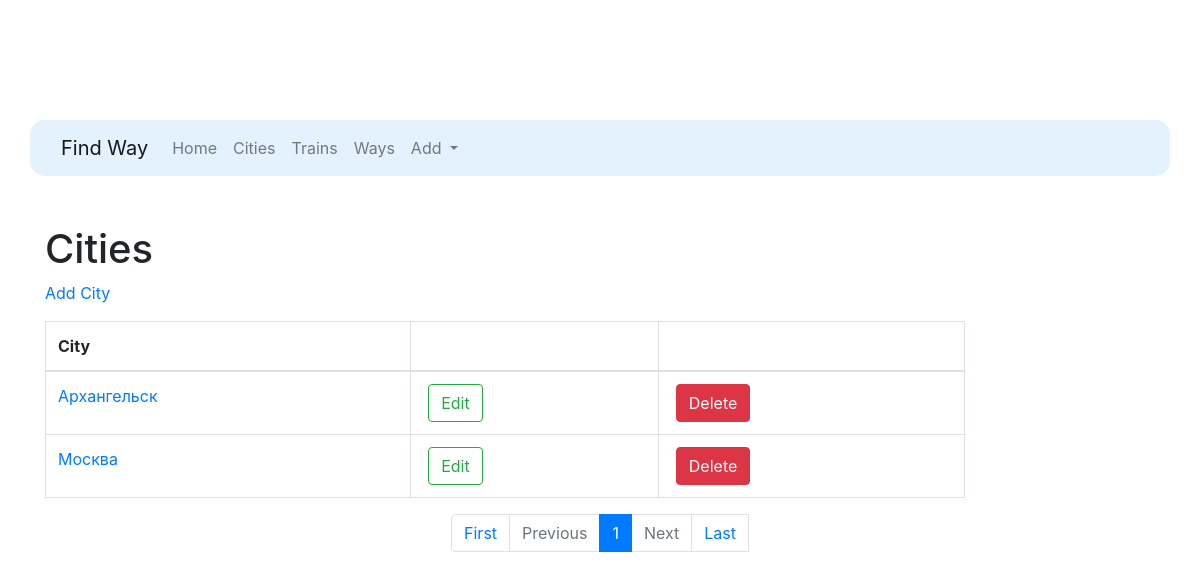
The app's page /cities/, older data.
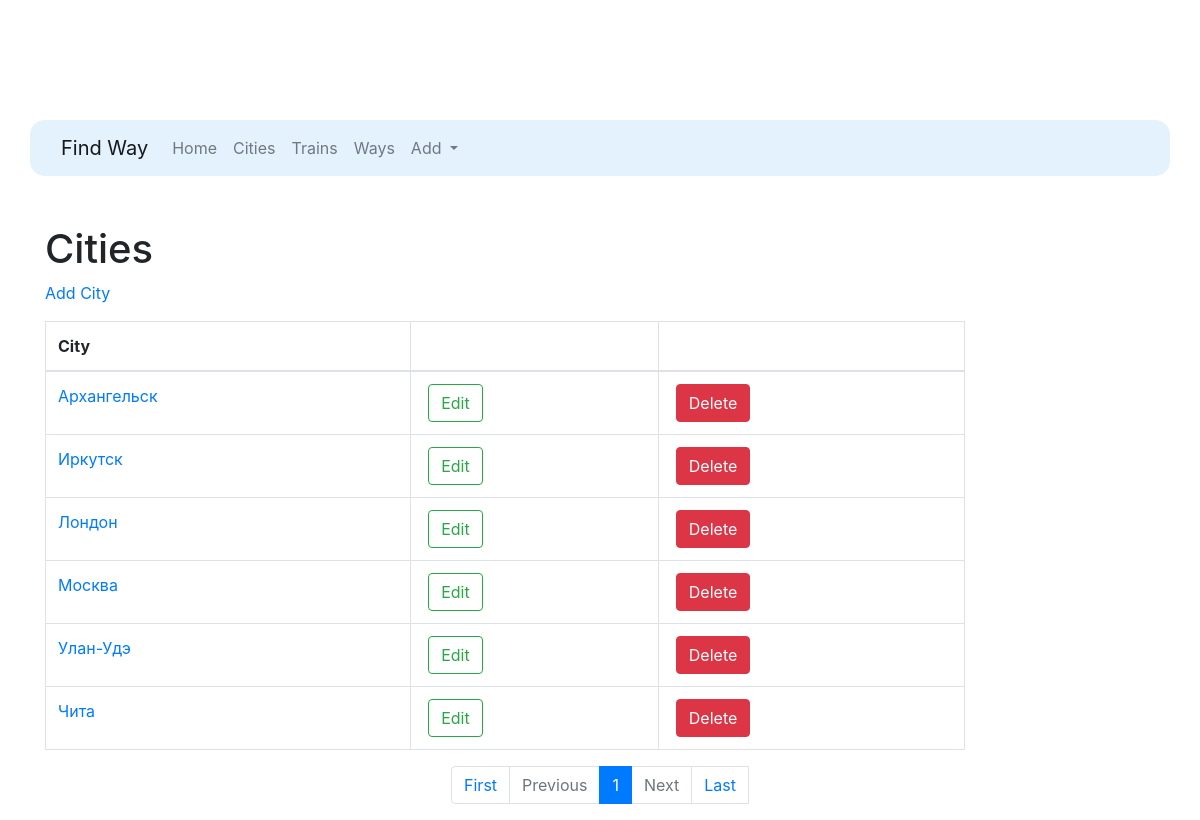
The same page, newer data.
### find_way/models.py (models this page shows, shortened)
class City(models.Model):
    name = models.CharField(max_length=70, unique=True, verbose_name="City")
    class Meta:
        verbose_name = "City"
        verbose_name_plural = "Cities"
        ordering = ['name']

### find_way/views.py (the view)
# urls.py: path('cities/', CityListView.as_view(), name="cities"),
class CityListView(ListView):
    paginate_by = 100
    model = City
    template_name = 'cities.html'

### templates/cities.html (shortened to what this page needs)
{% extends 'base.html' %}
{% block content %}
    <h1>Cities</h1>
    <p>
        <a href="{% url 'create' %}">Add City</a>
    </p>
    <div class="row">
        <div class="div col-md-10">
            <table class="table table-bordered">
                <thead>
                <tr>
                    <th scope="col">City</th>
                    <th scope="col"></th>
                    <th scope="col"></th>
                </tr>
                </thead>
                {% for object in page_obj %}
                    <tr>
                        <td>
                            <a href="{% url 'detail' pk=object.pk %}">{{ object.name }}</a>
                        </td>
                        <td>
                            <a href="{% url 'update' pk=object.pk %}">
                                <button class="btn btn-outline-success" type="submit"
                                        style="height: 5%; margin-left: 5px">Edit
                                </button>
                            </a>
                        </td>
                        <td>
                            <a href="{% url 'delete' pk=object.pk %}">
                                <button class="btn btn-danger" type="submit"
                                        style="height: 5%; margin-left: 5px">Delete
                                </button>
                            </a>
                        </td>
                    </tr>
                {% endfor %}
            </table>
        </div>
    </div>
    <nav aria-label="Page navigation example">
        <ul class="pagination justify-content-center">
            <li class="page-item">
                <a class="page-link" href="?page=1">First</a>
            </li>
            {% if page_obj.has_previous %}
                <li class="page-item">
                    <a class="page-link" href="?page={{ page_obj.previous_page_number }}">Previous</a>
                </li>
            {% else %}
                <li class="page-item disabled">
                    <a class="page-link" href="#" tabindex="-1" aria-disabled="true">Previous</a>
                </li>
            {% endif %}
            {% for i in page_obj.paginator.page_range %}
                {% if page_obj.number == i %}
                    <li class="page-item active" aria-current="page">
              <span class="page-link">
                {{ i }}
              </span>
                    </li>
                {% elif i > page_obj.number|add:'-5' and i < page_obj.number|add:'5' %}
                    <li class="page-item"><a class="page-link" href="?page={{ i }}">{{ i }}</a></li>
                {% endif %}
            {% endfor %}
            {% if page_obj.has_next %}
                <li class="page-item">
                    <a class="page-link" href="?page={{ page_obj.next_page_number }}">Next</a>
                </li>
            {% else %}
                <li class="page-item disabled">
                    <a class="page-link" href="#" tabindex="-1" aria-disabled="true">Next</a>
                </li>
            {% endif %}
                <li>
                    <a class="page-link" href="?page={{ page_obj.paginator.num_pages }}">Last</a>
                </li>
        </ul>
    </nav>
{% endblock %}

Row changes from the older to the newer data that the page shows:
added City: name "Иркутск"
added City: name "Лондон"
added City: name "Улан-Удэ"
added City: name "Чита"
